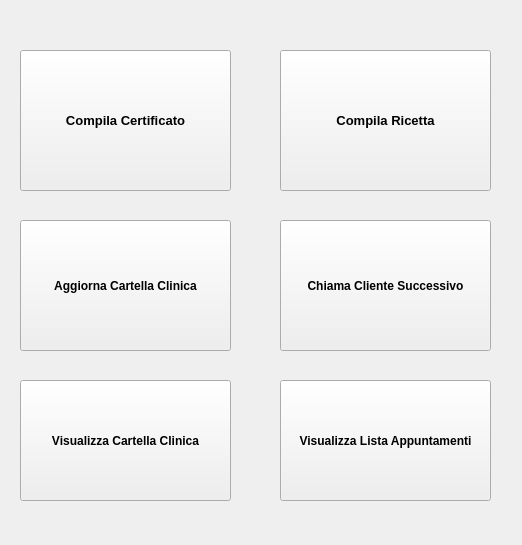
<?xml version="1.0" encoding="UTF-8"?>
<ui version="4.0">
 <class>Form</class>
 <widget class="QWidget" name="Form">
  <property name="geometry">
   <rect>
    <x>0</x>
    <y>0</y>
    <width>522</width>
    <height>545</height>
   </rect>
  </property>
  <property name="windowTitle">
   <string>Menu Dottore</string>
  </property>
  <widget class="QPushButton" name="pushButton">
   <property name="geometry">
    <rect>
     <x>20</x>
     <y>50</y>
     <width>211</width>
     <height>141</height>
    </rect>
   </property>
   <property name="font">
    <font>
     <pointsize>10</pointsize>
     <weight>75</weight>
     <bold>true</bold>
    </font>
   </property>
   <property name="text">
    <string>Compila Certificato</string>
   </property>
  </widget>
  <widget class="QPushButton" name="pushButton_2">
   <property name="geometry">
    <rect>
     <x>280</x>
     <y>50</y>
     <width>211</width>
     <height>141</height>
    </rect>
   </property>
   <property name="font">
    <font>
     <pointsize>10</pointsize>
     <weight>75</weight>
     <bold>true</bold>
    </font>
   </property>
   <property name="text">
    <string>Compila Ricetta</string>
   </property>
  </widget>
  <widget class="QPushButton" name="pushButton_3">
   <property name="geometry">
    <rect>
     <x>20</x>
     <y>220</y>
     <width>211</width>
     <height>131</height>
    </rect>
   </property>
   <property name="font">
    <font>
     <pointsize>9</pointsize>
     <weight>75</weight>
     <bold>true</bold>
    </font>
   </property>
   <property name="text">
    <string>Aggiorna Cartella Clinica</string>
   </property>
  </widget>
  <widget class="QPushButton" name="pushButton_4">
   <property name="geometry">
    <rect>
     <x>280</x>
     <y>220</y>
     <width>211</width>
     <height>131</height>
    </rect>
   </property>
   <property name="font">
    <font>
     <pointsize>9</pointsize>
     <weight>75</weight>
     <bold>true</bold>
    </font>
   </property>
   <property name="text">
    <string>Chiama Cliente Successivo</string>
   </property>
  </widget>
  <widget class="QPushButton" name="pushButton_5">
   <property name="geometry">
    <rect>
     <x>280</x>
     <y>380</y>
     <width>211</width>
     <height>121</height>
    </rect>
   </property>
   <property name="font">
    <font>
     <weight>75</weight>
     <bold>true</bold>
    </font>
   </property>
   <property name="text">
    <string>Visualizza Lista Appuntamenti</string>
   </property>
  </widget>
  <widget class="QPushButton" name="pushButton_6">
   <property name="geometry">
    <rect>
     <x>20</x>
     <y>380</y>
     <width>211</width>
     <height>121</height>
    </rect>
   </property>
   <property name="font">
    <font>
     <pointsize>9</pointsize>
     <weight>75</weight>
     <bold>true</bold>
    </font>
   </property>
   <property name="text">
    <string>Visualizza Cartella Clinica</string>
   </property>
  </widget>
  <widget class="QLabel" name="label">
   <property name="geometry">
    <rect>
     <x>20</x>
     <y>10</y>
     <width>461</width>
     <height>20</height>
    </rect>
   </property>
   <property name="font">
    <font>
     <pointsize>12</pointsize>
    </font>
   </property>
   <property name="text">
    <string/>
   </property>
  </widget>
 </widget>
 <resources/>
 <connections/>
</ui>
